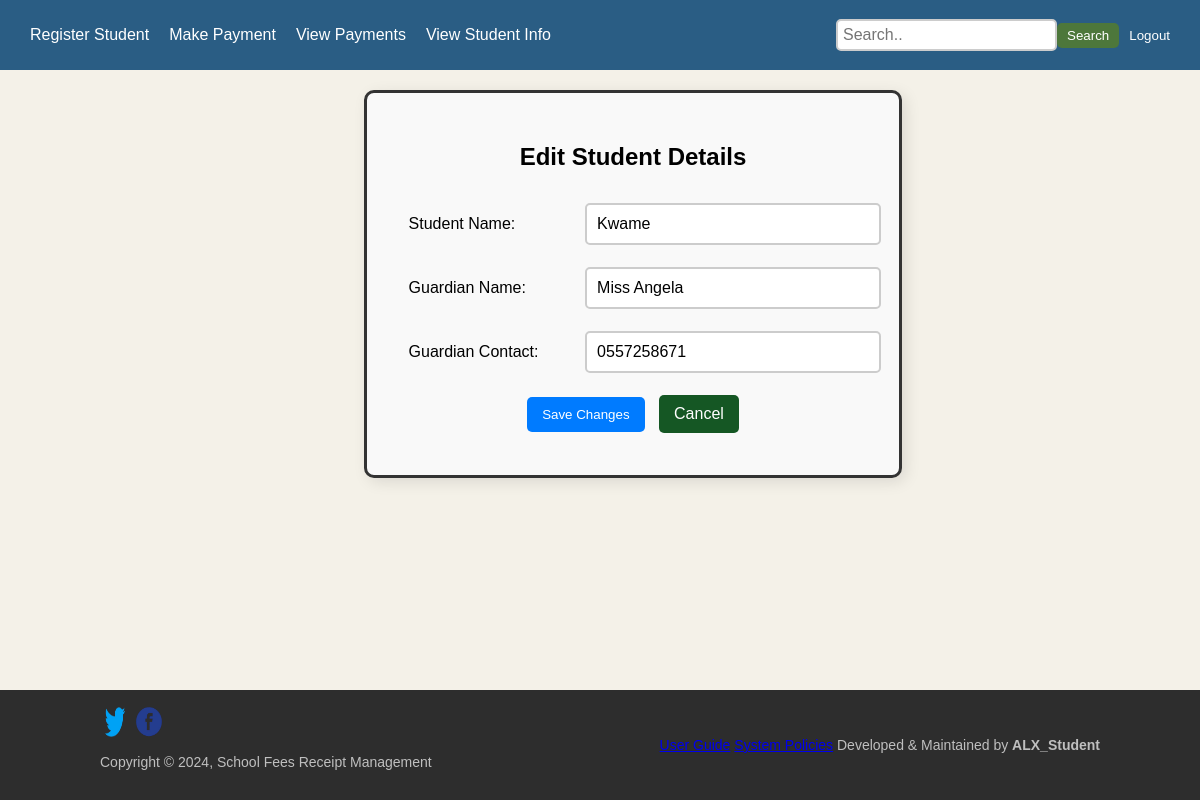
/students/students/edit/5/ (signed in), run on the app's committed database.
### StudentInformation_App/models.py (models this page shows, shortened)
class StudentRecords(models.Model):
    registered_by = models.ForeignKey(User, on_delete=models.SET_NULL, null=True, related_name="registered_students")
    name = models.CharField(max_length=100)
    admission_number = models.IntegerField(unique=True)  # Ensures uniqueness
    grade = models.CharField(max_length=50)
    guardian_name = models.CharField(max_length=100)  # Added guardian name
    guardian_contact = models.CharField(max_length=10)
    created_at = models.DateTimeField(auto_now_add=True)
    updated_at = models.DateTimeField(auto_now=True)

### StudentInformation_App/views.py (the view)
# urls.py: path("students/edit/<int:student_id>/", edit_student, name="edit_student"),
@login_required
def edit_student(request, student_id):
    student = get_object_or_404(StudentRecords, id=student_id)
    if request.method == "POST":
        student.name = request.POST.get("name")
        student.guardian_name = request.POST.get("guardian_name")
        student.guardian_contact = request.POST.get("guardian_contact")
        student.save()
        return redirect("student_list")  # Redirect to student list after saving
    return render(request, "StudentInformation_App/edit_student.html", {"student": student})

### StudentInformation_App/templates/StudentInformation_App/edit_student.html (shortened to what this page needs)
{% extends 'Authentication_App/base.html' %}
{% block navbar %}
<nav class="navbar">
 <div class="nav-left">
  <a href="{% url 'register_student' %}">Register Student</a>
  <a href="{% url 'make_payment' %}">Make Payment</a>
  <a href="{% url 'payment_list' %}">View Payments</a>
  <a href="{% url 'student_list' %}">View Student Info</a>
 </div>
 <div class="nav-right">
  <input type="text" placeholder="Search..">
  <button>Search</button>
  {% if user.is_authenticated %}
  <form action="{% url 'logout' %}" method="post" style="display: inline;">
   <button type="submit" style="background: none; border: none; color: white; cursor: pointer;">
    Logout
   </button>
  </form>
  {% else %}
  <a href="{% url 'login' %}">Login</a>
  {% endif %}
 </div>
</nav>
{% endblock %}
{% block content %}
<div class="form-container">
 <h2>Edit Student Details</h2>
 <form method="POST">
  <table>
   <tr>
    <td><label for="name">Student Name:</label></td>
    <td><input type="text" id="name" name="name" value="{{ student.name }}" required></td>
   </tr>
   <tr>
    <td><label for="guardian_name">Guardian Name:</label></td>
    <td><input type="text" id="guardian_name" name="guardian_name" value="{{ student.guardian_name }}" required></td>
   </tr>
   <tr>
    <td><label for="guardian_contact">Guardian Contact:</label></td>
    <td><input type="text" id="guardian_contact" name="guardian_contact" value="{{ student.guardian_contact }}"
      required></td>
   </tr>
   <tr>
    <td colspan="2" style="text-align: center;">
     <button type="submit">Save Changes</button>
     <a href="{% url 'student_list' %}" class="cancel-button">Cancel</a>
    </td>
   </tr>
  </table>
 </form>
</div>
{% endblock %}

### Authentication_App/templates/Authentication_App/base.html (style rules this page uses)
body { font-family: Arial, sans-serif; background-color: #F4F1E8; margin: 0; padding: 0; display: flex; flex-direction: column; min-height: 100vh; }
.navbar { background-color: #2a5d84; color: white; display: flex; justify-content: space-between; padding: 10px 20px; align-items: center; height: 50px; }
.nav-left, .nav-right { display: flex; align-items: center; }
.nav-left a, .nav-right a { color: white; text-decoration: none; margin: 0 10px; }
.nav-right input { padding: 5px; margin-left: 10px; }
.nav-right button { background-color: #4d773b; color: white; border: none; padding: 5px 10px; cursor: pointer; }

### StudentInformation_App/templates/StudentInformation_App/edit_student.html (style rules this page uses)
.form-container { width: 100%; max-width: 800px; margin: auto; padding: 30px; border: 3px solid #333; border-radius: 10px; background-color: #f9f9f9; box-shadow: 4px 4px 15px rgba(0, 0, 0, 0.1); }
h2 { text-align: center; }
table { width: 100%; }
table td { padding: 10px; }
input { width: 100%; padding: 10px; border: 2px solid #ccc; border-radius: 5px; font-size: 16px; }
button { padding: 10px 15px; background-color: #007BFF; color: white; border: none; border-radius: 5px; cursor: pointer; }
.cancel-button { padding: 10px 15px; background-color: #155724; color: white; border: none; border-radius: 5px; text-decoration: none; display: inline-block; margin-left: 10px; }

### data on the page
StudentRecords: name "Kwame", guardian_name "Miss Angela", guardian_contact "0557258671"
